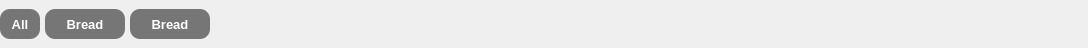
           <widget class="QWidget" name="scrollAreaWidgetContents">
            <property name="geometry">
             <rect>
              <x>0</x>
              <y>0</y>
              <width>1088</width>
              <height>48</height>
             </rect>
            </property>
            <property name="font">
             <font>
              <kerning>true</kerning>
             </font>
            </property>
            <property name="toolTipDuration">
             <number>0</number>
            </property>
            <layout class="QHBoxLayout" name="horizontalLayout">
             <property name="spacing">
              <number>5</number>
             </property>
             <property name="sizeConstraint">
              <enum>QLayout::SetNoConstraint</enum>
             </property>
             <property name="leftMargin">
              <number>0</number>
             </property>
             <property name="topMargin">
              <number>0</number>
             </property>
             <property name="rightMargin">
              <number>0</number>
             </property>
             <property name="bottomMargin">
              <number>0</number>
             </property>
             <item>
              <widget class="QPushButton" name="pushButton">
               <property name="minimumSize">
                <size>
                 <width>40</width>
                 <height>30</height>
                </size>
               </property>
               <property name="maximumSize">
                <size>
                 <width>30</width>
                 <height>30</height>
                </size>
               </property>
               <property name="font">
                <font>
                 <pointsize>10</pointsize>
                 <weight>75</weight>
                 <bold>true</bold>
                </font>
               </property>
               <property name="styleSheet">
                <string notr="true">background-color: rgb(118, 118, 118);
color: rgb(255, 255, 255);
border-radius: 10px;</string>
               </property>
               <property name="text">
                <string>All</string>
               </property>
              </widget>
             </item>
             <item>
              <widget class="QPushButton" name="pushButton_2">
               <property name="minimumSize">
                <size>
                 <width>80</width>
                 <height>30</height>
                </size>
               </property>
               <property name="maximumSize">
                <size>
                 <width>80</width>
                 <height>30</height>
                </size>
               </property>
               <property name="font">
                <font>
                 <pointsize>10</pointsize>
                 <weight>75</weight>
                 <bold>true</bold>
                </font>
               </property>
               <property name="styleSheet">
                <string notr="true">background-color: rgb(118, 118, 118);
color: rgb(255, 255, 255);
border-radius: 10px;</string>
               </property>
               <property name="text">
                <string>Bread</string>
               </property>
              </widget>
             </item>
             <item>
              <widget class="QPushButton" name="pushButton_3">
               <property name="minimumSize">
                <size>
                 <width>80</width>
                 <height>30</height>
                </size>
               </property>
               <property name="maximumSize">
                <size>
                 <width>80</width>
                 <height>30</height>
                </size>
               </property>
               <property name="font">
                <font>
                 <pointsize>10</pointsize>
                 <weight>75</weight>
                 <bold>true</bold>
                </font>
               </property>
               <property name="styleSheet">
                <string notr="true">background-color: rgb(118, 118, 118);
color: rgb(255, 255, 255);
border-radius: 10px;</string>
               </property>
               <property name="text">
                <string>Bread</string>
               </property>
              </widget>
             </item>
             <item>
              <spacer name="horizontalSpacer">
               <property name="orientation">
                <enum>Qt::Horizontal</enum>
               </property>
               <property name="sizeHint" stdset="0">
                <size>
                 <width>40</width>
                 <height>20</height>
                </size>
               </property>
              </spacer>
             </item>
            </layout>
           </widget>
